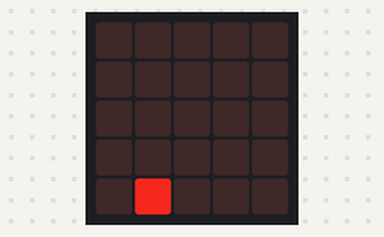
A program run on a simulated BBC micro:bit running MicroPython. On the bench: the board's 5×5 LED display. Random numbers come from a fixed seed.

Above: at 0.05 s.
At 4.95 s:
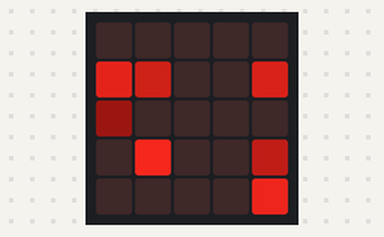
At 9.95 s:
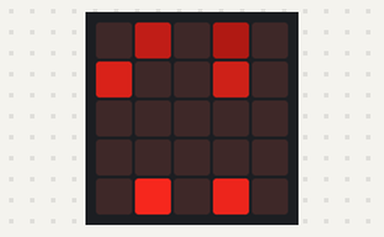
At 19.96 s:
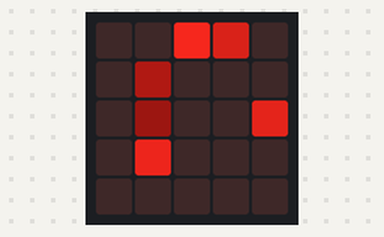
At 29.87 s:
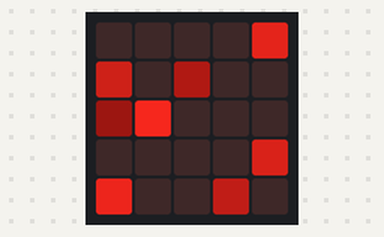
At 39.87 s:
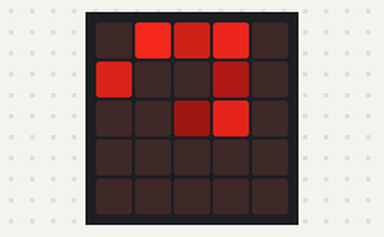

The program:

LED_dance.py
```python
# Light LEDs at random and make them fade over time
#
# Usage:
#
#    led_dance(delay)
#
# 'delay' is the time between each new LED being turned on.
#
# TODO The random number generator is not great. Perhaps the accelerometer
# or compass could be used to add entropy.

import microbit
import random

def led_dance(delay):
    dots = [ [0]*5, [0]*5, [0]*5, [0]*5, [0]*5 ]
    while True:
        dots[random.randrange(5)][random.randrange(5)] = 8
        for i in range(5):
            for j in range(5):
                microbit.display.set_pixel(i, j, dots[i][j])
                dots[i][j] = max(dots[i][j] - 1, 0)
        microbit.sleep(delay)

led_dance(100)
```
